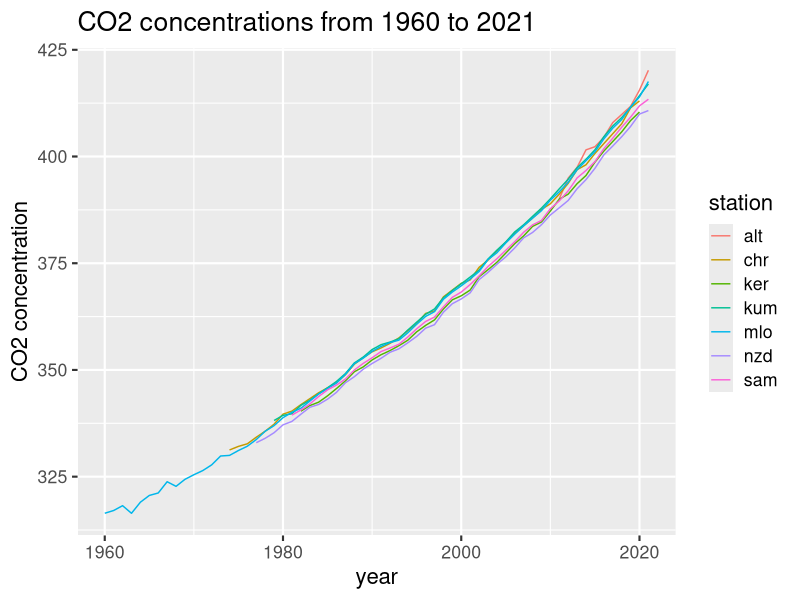
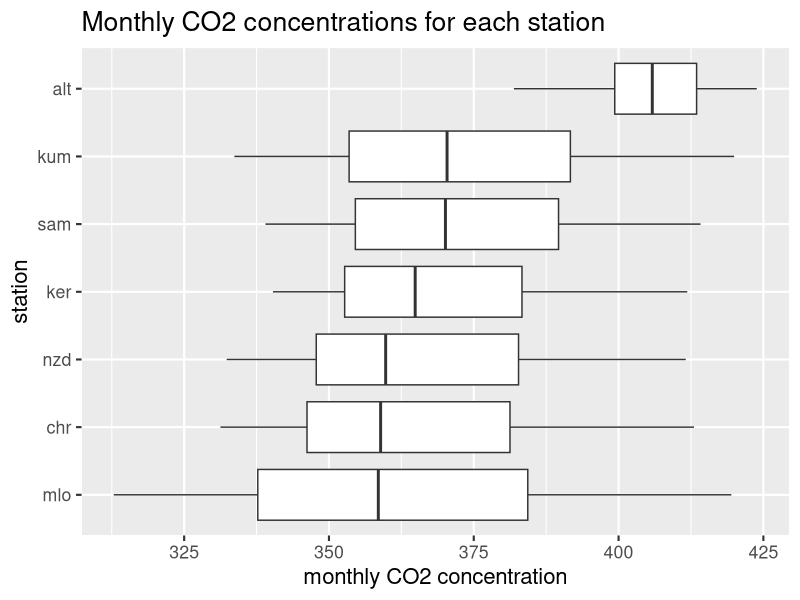
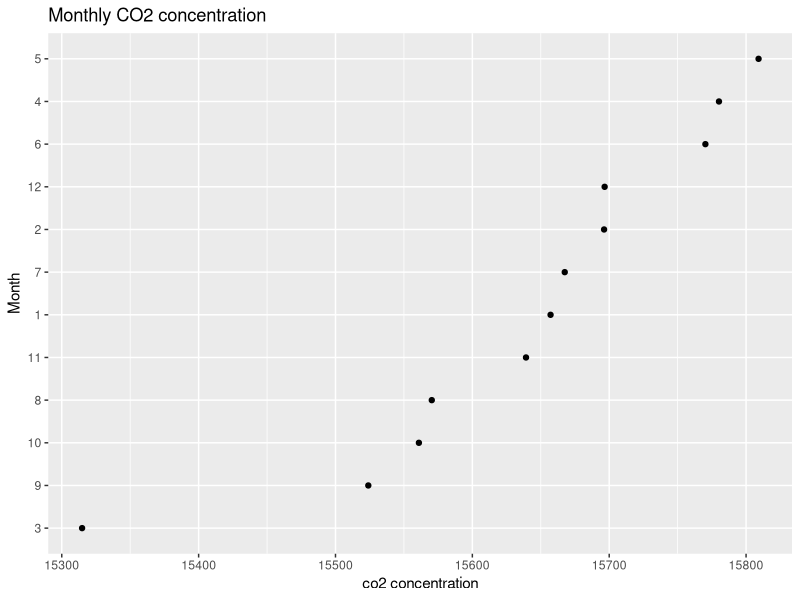
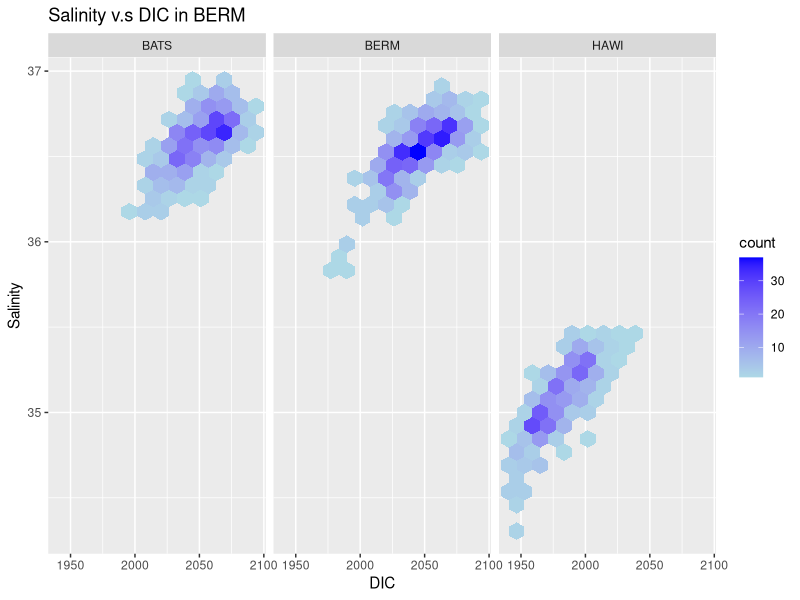
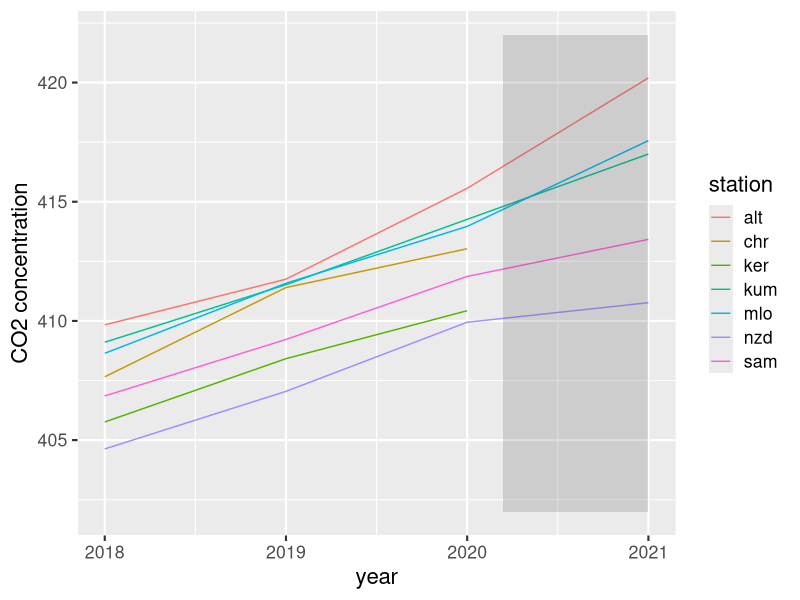

These figures' R source, in order:
## ---- chunk 1
library(ggplot2)

yearly_co2_tidy = read.csv("./data/yearly_co2_tidy.csv")
ggplot(data = na.omit(yearly_co2_tidy), aes(x = Yr, y = CO2_concentration, color = station)) +
  geom_line() +
  ggtitle("CO2 concentrations from 1960 to 2021") +
  labs(x = "year", y = "CO2 concentration") + 
  theme_grey(16)
## ---- chunk 2

## ---- chunk 3
library(tidyverse)
monthly_co2 <- read.csv("./data/monthly_flask_co2.csv")
monthly_co2_tidy <- monthly_co2 %>%
  pivot_longer(cols = -c(Yr,Mn), names_to = "station", 
               values_to = "CO2_concentration")
ggplot(monthly_co2_tidy, aes(x=fct_reorder(station,CO2_concentration,na.rm=TRUE), y=CO2_concentration)) +
  geom_boxplot() +
  coord_flip() +
  ggtitle("Monthly CO2 concentrations for each station") +
  labs(x = "station", y = "monthly CO2 concentration") + 
  theme_grey(16)
## ---- chunk 4
monthly_co2_tidy %>% filter(Yr > 2000) %>% 
  filter(Yr < 2021) %>% filter(station %in% c('mlo', 'kum')) %>% 
  na.omit() %>% 
  group_by(Mn) %>%
  mutate(n = sum(CO2_concentration)) %>%
  ungroup() %>% 
  select(Mn, n) %>% 
  unique() %>% 
  ggplot(aes(n, reorder(Mn, n))) +
  geom_point() +
  ggtitle("Monthly CO2 concentration") + 
  xlab('co2 concentration') +
  ylab('Month') 
## ---- chunk 5
sw_berm <- read_csv("./data/BERM.csv")
sw_bats <- read_csv("./data/BATS.csv")
sw_hawi <- read_csv("./data/HAWI.csv")
sw_total <- rbind(sw_berm, sw_bats, sw_hawi)
ggplot(sw_total, aes(x=DIC,y=Salinity)) + ggtitle("Salinity v.s DIC in BERM") + facet_wrap(~Station) +
  geom_hex(bins=30) + scale_fill_gradient(low = "lightblue", high = "blue")
## ---- chunk 6
df_covid <- na.omit(yearly_co2_tidy)[260:285,]
ggplot(data = df_covid, aes(x = Yr, y = CO2_concentration, color = station)) +
  geom_line() +
  annotate("rect", xmin = 2020.2, xmax = 2021, alpha = .2, ymin = 402, ymax = 422) +
  labs(x = "year", y = "CO2 concentration") + 
  theme_grey(16)
